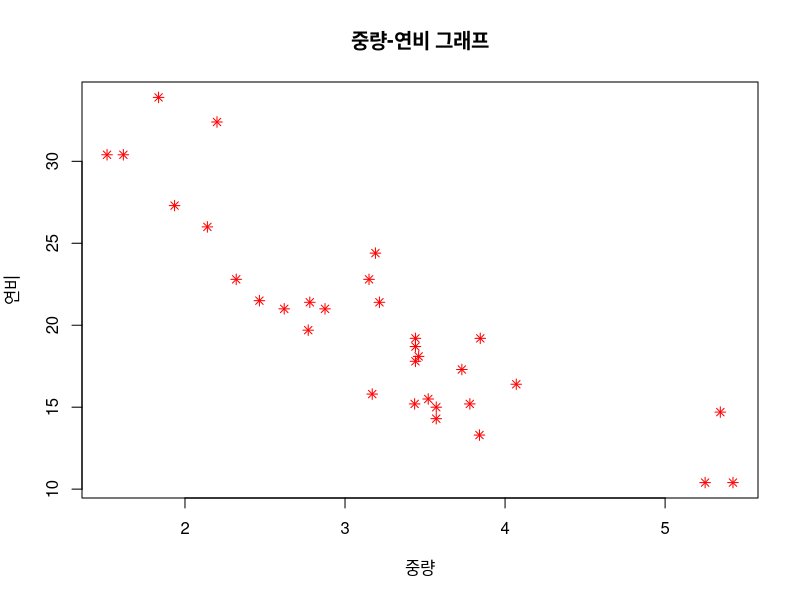
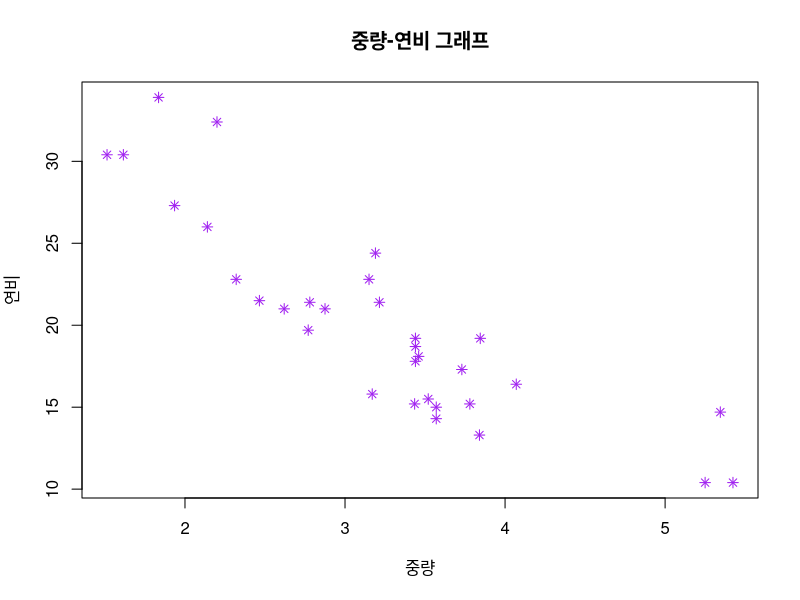
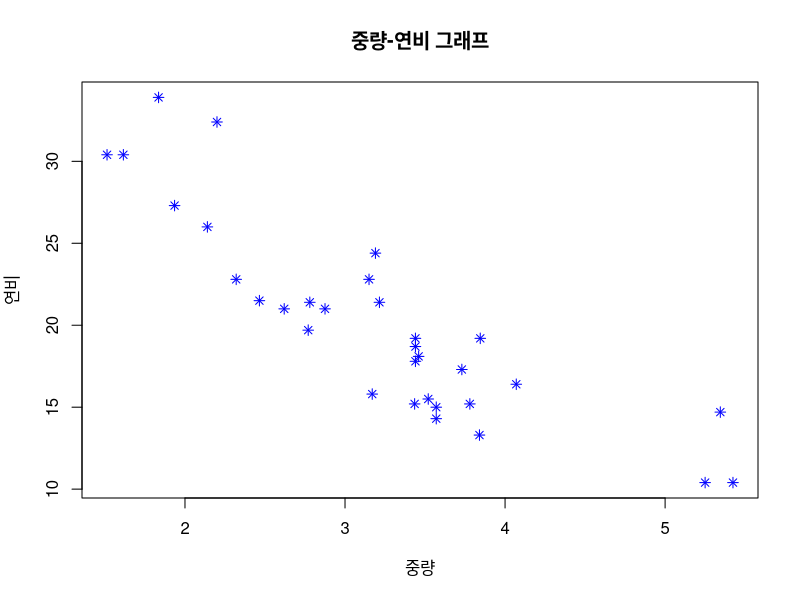
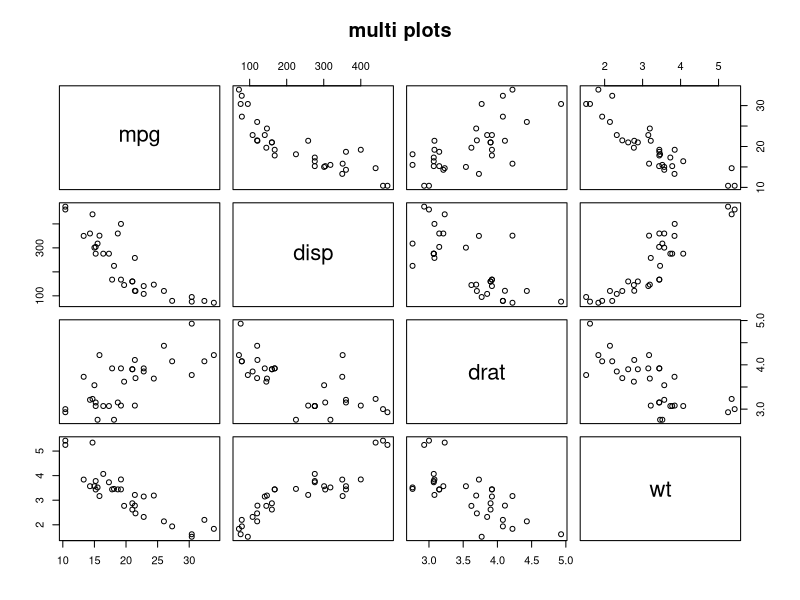
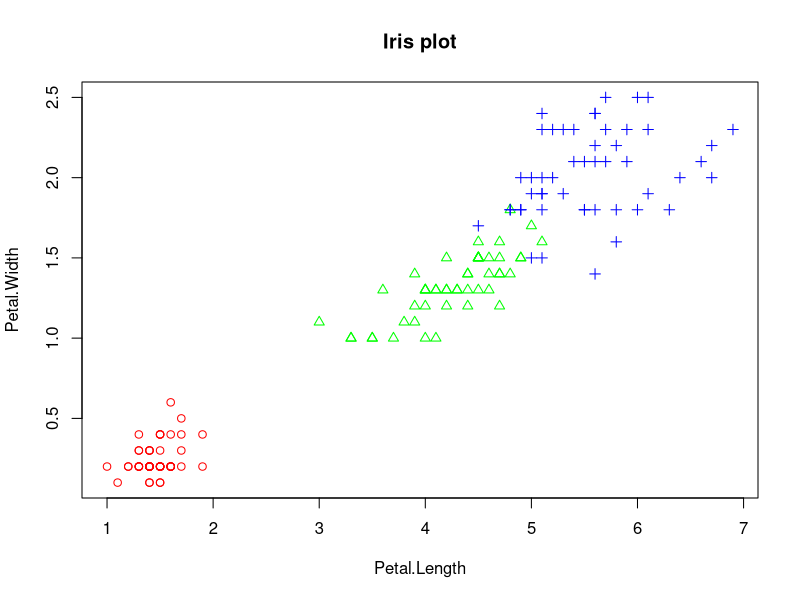
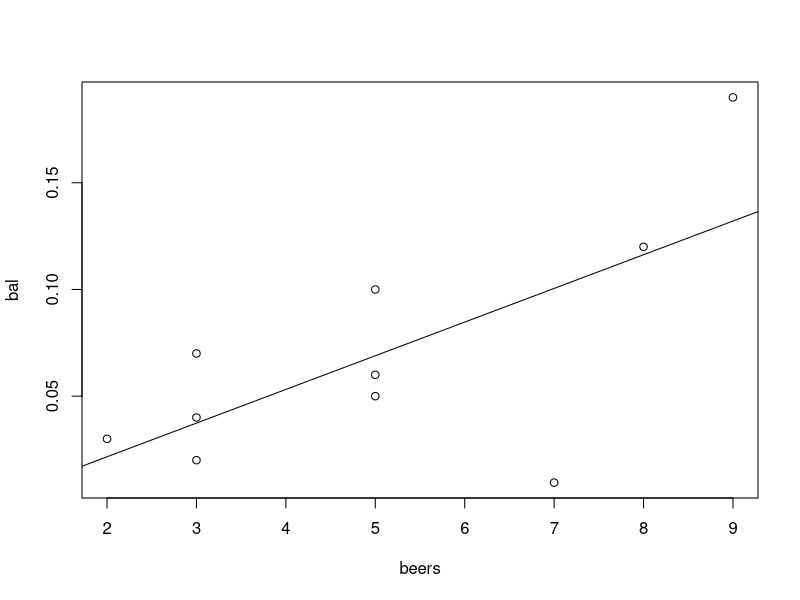
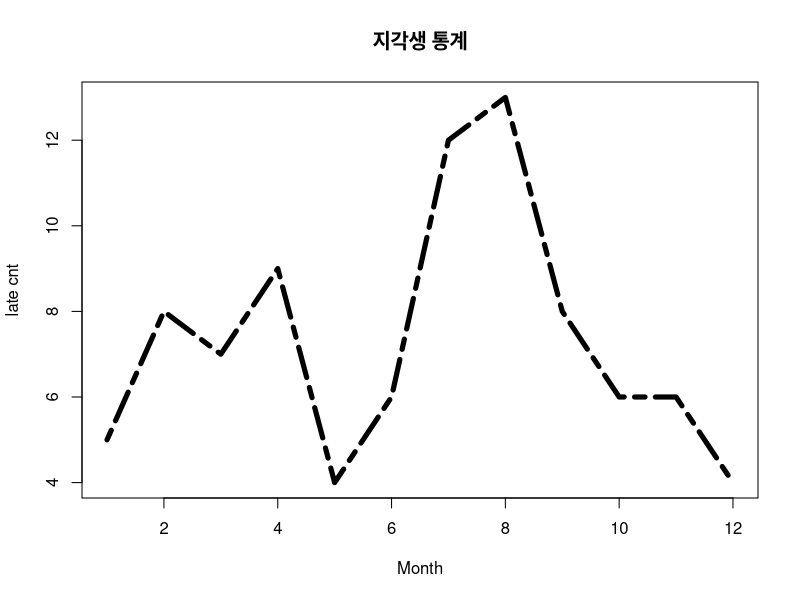
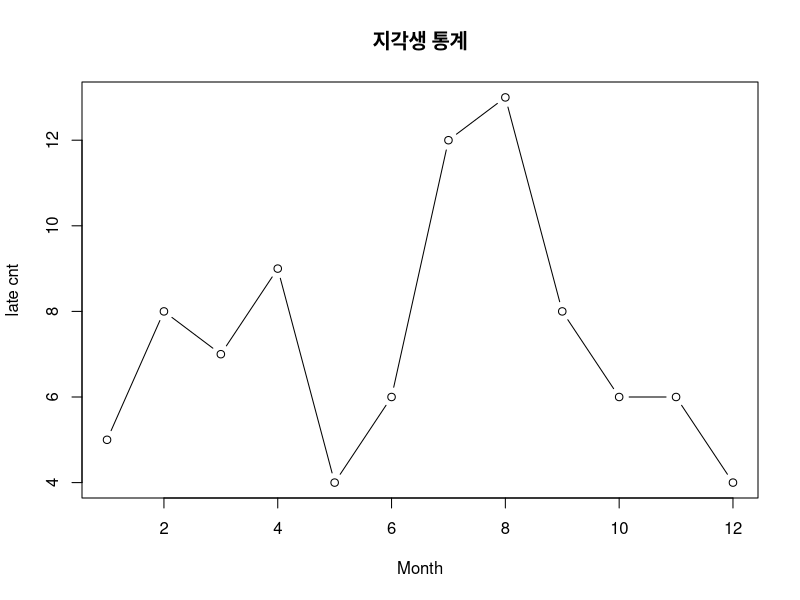

Reproduce these figures in R, in order.
#
# 6일차
#
# 다중변수 자료 탐색
# 두 변수 사이의 산점도
# 산점도(scatter plot) - 2변수로 구성된 자료의 분포를 알아보는 그래프. 관측값들의 분포를 통해 2변수 사이의 관계 파악
#
wt <- mtcars$wt
mpg <- mtcars$mpg
plot( wt, mpg, main = "중량-연비 그래프",  xlab = "중량", ylab = "연비", col = "red", pch = 8 )
plot( mtcars[ , c( "wt", "mpg")], main = "중량-연비 그래프",  xlab = "중량", ylab = "연비", col = "purple", pch = 8 )
plot( mpg~wt, data = mtcars, main = "중량-연비 그래프",  xlab = "중량", ylab = "연비", col = "blue", pch = 8 )

# 여러 변수들 간의 산점도
vars <- c( "mpg", "disp", "drat", "wt" )
target <- mtcars[ , vars ]
head( target )
pairs( target, main = "multi plots" ) # pairs() : 산점도인데 변수가 여러개인 경우에 사용(이변량 이상)

# 그룹정보가 있는 두 변수의 산점도
iris.2 <- iris[ , 3:4 ]
names(iris.2)
point <- as.numeric( iris$Species ) # 범주형 데이터를 숫자로 변환(group화하기 위하여)
point
color <- c ( "red", "green", "blue" )
plot( iris.2, main = "Iris plot", pch = c ( point ), col = color[ point ] )

# 상관분석
beers <- c( 5, 2, 9, 8, 3, 7, 3, 5, 3, 5 )
bal <- c( 0.1, 0.03, 0.19, 0.12, 0.04, 0.0095, 0.07, 0.06, 0.02, 0.05 )
tbl <- data.frame( beers, bal )
tbl

plot( bal~beers, data = tbl ) # 산점도
res <- lm( bal~beers, data = tbl ) # 회귀식
res
abline( res ) # 회귀선 그려줌
cor( tbl[ , 1:2 ] ) # 이변량 상관계수
cor( iris[ , 1:4 ] ) # 다변량 상관계수

# 상관분석 순서
#
# 1. 상관분석 대상 변수 선정
# 2. 산점도 작성(관측값 분포 확인) : plot( 데이터 )
# 3. 회귀식 도출 : lm( 데이터 )
#    (회귀식 : 두 변수의 선형관계를 가장 잘 나타낼 수 있는 선의 식)(y = xw + b)
# 4. 회귀선을 산점도에 표시 : abline( 회귀식 )
#    (회귀선 : 관측값들의 추세를 가장 잘 나타낼 수 있는 선)
# 5. 상관계수 계산 : cor( 데이터 )
# 6. 상관분석 결과 해석
#
#
# 시계열 Data - 선 그래프
month <- 1:12
late <- c( 5, 8, 7, 9, 4, 6, 12, 13, 8, 6, 6, 4 )
plot( month, late, main = "지각생 통계", type = "l", lty = 6, lwd = 5, xlab = "Month", ylab = "late cnt" ) # lty: 선 종류, lwd: 선 두께
plot( month, late, main = "지각생 통계", type = "b", lty = 1, lwd = 1, xlab = "Month", ylab = "late cnt" )
plot( month, late, main = "지각생 통계", type = "o", lty = 1, lwd = 1, xlab = "Month", ylab = "late cnt" )
plot( month, late, main = "지각생 통계", type = "s", lty = 1, lwd = 1, xlab = "Month", ylab = "late cnt" )

# 복수의 선 그래프
late1 <- c( 5, 8, 7, 9, 4, 6, 12, 13, 8, 6, 6, 4 )
late2 <- c( 4, 6, 5, 8, 7, 8, 10, 11, 6, 5, 7, 3 )
plot( month, late1, main = "지각생 통계", type = "b", lty = 1, lwd = 1, col = "red", xlab = "Month", ylab = "late cnt"
      , ylim = c( 5, 30 ) )
lines( month, late2, type = "s", col = "blue" )  


#
# 자료 탐색 실습 - 탐색적 데이터 분석
#
# 0단계 : 문제 정의
# 1단계 : 분석 대상 데이터셋 준비
#         BostonHousing 데이터셋(mlbench pac.)
install.packages( "mlbench" )
library( mlbench )
data( "BostonHousing" )

# crim : 1인당 범죄율
# rm : 주택 1가구당 방수
# dis : 보스턴 5개 지역센터까지의 거리
# tax : 재산세율
# medv : 주택가격
class( BostonHousing )
dim( BostonHousing )
str( BostonHousing )
head( BostonHousing )
tail( BostonHousing )

myds <- BostonHousing[ , c( "crim", "rm", "dis", "tax", "medv" ) ]
myds

# 2단계 : 파생변수 추가 - grp 변수 추가(주택가격에 따라 상/중/하 표시)
grp <- c()
for( i in 1:nrow( myds ) ) {
  if( myds$medv[ i ] >= 25.0 ) {
    grp[ i ] <- 'H'
  } else if( myds$medv[ i ] <= 17.0 ) {
    grp[ i ] <- 'L'
  } else {
    grp[ i ] <- 'M'
  }
}
grp <- factor( grp )
grp <- factor( grp, levels = c( "H", "M", "L" ) ) # level 순서 바꿈 H L M -> H M L
myds <- data.frame( myds, grp )
head( myds )

# 3단계 : 데이터셋의 형태와 기본적인 내용 파악
str( myds )
head( myds )
table( myds$grp )

# 4단계 : 히스토그램에 의한 관측값의 분포 확인
par( mfrow = c( 2, 3 ) )
for( i in 1:5 ) {
  hist( myds[ , i ], main = colnames( myds )[ i ], col = "yellow" )
}
par( mfrow = c( 1, 1 ) )

# 5단계 : 상자그림에 의한 관측값의 분포 확인
par( mfrow = c( 2, 3 ) )
for( i in 1:5 ) {
  boxplot( myds[ , i ], main = colnames( myds )[ i ] )
}
par( mfrow = c( 1, 1 ) )

# 6단계 : 그룹별 관측값 분포 확인
boxplot( myds$crim~myds$grp, main = "1인당 범죄율" )
boxplot( myds$rm~myds$grp, main = "방의 개수" )

# 7단계 : 다중 산점도를 통한 변수 간 상관관계 확인
pairs( myds[ , -6 ] )

# 8단계 : 그룹 정보를 포함한 변수 간 상관관계 확인
point <- as.integer( myds$grp )
color <- c( "red", "green", "blue" )
pairs( myds[ , -6 ], pch = point, col = color[ point ] )

# 9단계 : 변수 간 상관계수 확인
cor( myds[ , -6 ] )
